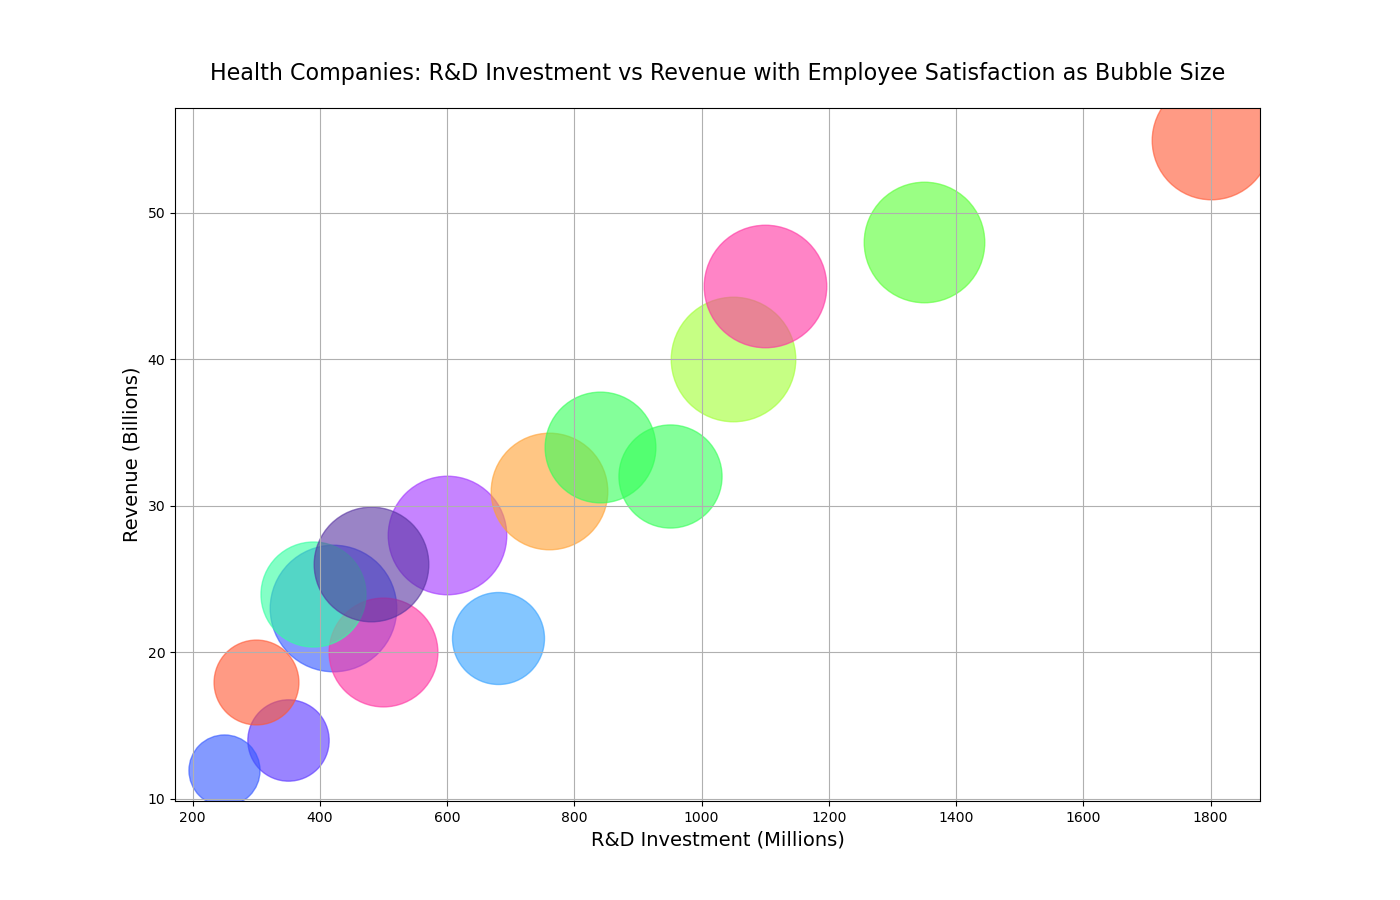

Generate this figure with Python:

import matplotlib.pyplot as plt

data = {
    'Company': ['MindWellness', 'HealthCore', 'WellnessWave', 'NutriLife', 'FitForward', 
                'LifeBalance', 'HealthyMind', 'VitalityPlus', 'WellBeingInc', 
                'HealthFusion', 'EcoWellness', 'MindBodyTech', 'HarmonyHealth', 
                'HolisticCare', 'ZenLife', 'BalanceBio'],
    'R&D Investment (Millions)': [1800, 950, 420, 1350, 350, 500, 390, 600, 760, 1050, 680, 300, 480, 840, 250, 1100],
    'Revenue (Billions)': [55, 32, 23, 48, 14, 20, 24, 28, 31, 40, 21, 18, 26, 34, 12, 45],
    'Employee Satisfaction (1-10)': [9.0, 8.2, 9.4, 9.1, 7.0, 8.5, 8.3, 9.0, 8.9, 9.3, 7.6, 7.2, 8.8, 8.6, 6.4, 9.2]
}

fig, ax = plt.subplots(figsize=(14, 9))

for i in range(len(data['Company'])):
    ax.scatter(data['R&D Investment (Millions)'][i], data['Revenue (Billions)'][i], 
               s=(data['Employee Satisfaction (1-10)'][i] ** 3) * 10, 
               alpha=0.6,
               color=['#FF5733', '#33FF57', '#3357FF', '#57FF33', '#5733FF', 
                      '#FF33A1', '#33FFA1', '#A133FF', '#FFA133', '#A1FF33', 
                      '#33A1FF', '#FF5733', '#5733A1', '#33FF57', '#3357FF', 
                      '#FF33A1'][i])

ax.set_title('Health Companies: R&D Investment vs Revenue with Employee Satisfaction as Bubble Size', fontsize=16, pad=20)
ax.set_xlabel('R&D Investment (Millions)', fontsize=14)
ax.set_ylabel('Revenue (Billions)', fontsize=14)
ax.grid(True)

plt.show()
